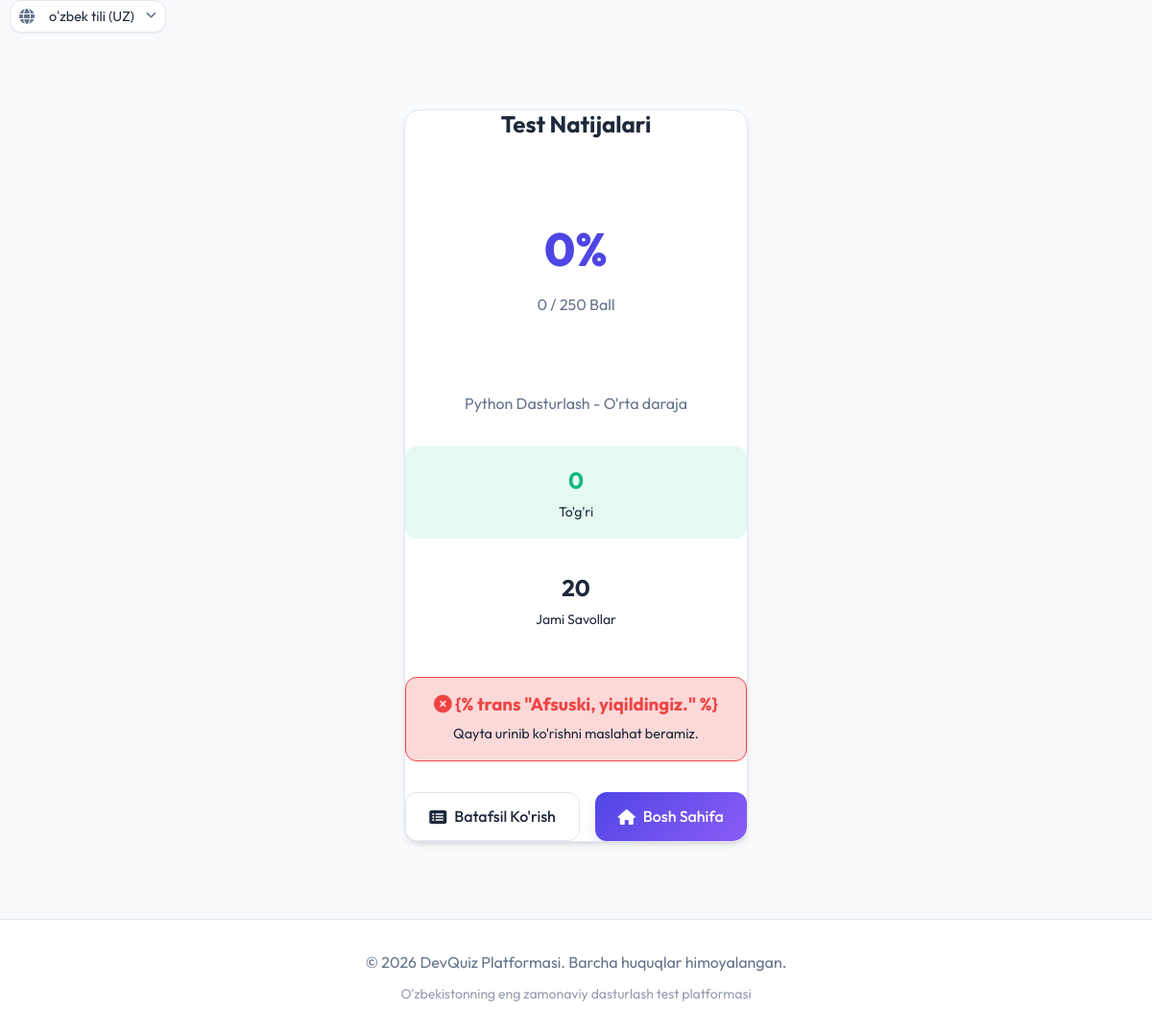
The app's page /uz/result/15/ with its own data.
### quiz/models.py (models this page shows, shortened)
class TestAttempt(models.Model):
    module = models.ForeignKey(Module, on_delete=models.CASCADE, related_name='attempts', verbose_name="Modul")
    user = models.ForeignKey(User, on_delete=models.CASCADE, related_name='attempts', verbose_name="Foydalanuvchi")
    score = models.IntegerField(default=0, verbose_name="Ball")
    total_questions = models.IntegerField(default=0, verbose_name="Jami savollar")
    correct_answers = models.IntegerField(default=0, verbose_name="To'g'ri javoblar")
    start_time = models.DateTimeField(default=timezone.now, verbose_name="Boshlangan vaqt")
    completed = models.BooleanField(default=False, verbose_name="Tugatilgan")
    completed_at = models.DateTimeField(null=True, blank=True, verbose_name="Tugatilgan vaqt")
    date_taken = models.DateTimeField(auto_now=True, verbose_name="Topshirilgan sana")
    class Meta:
        verbose_name = "Test urinishi"
        verbose_name_plural = "Test urinishlari"

class Module(models.Model):
    subject = models.ForeignKey(Subject, on_delete=models.CASCADE, related_name='modules', verbose_name="Fan")
    name = models.CharField(max_length=100, verbose_name="Modul nomi")
    description = models.TextField(blank=True, verbose_name="Tavsif")
    order = models.PositiveIntegerField(default=0, verbose_name="Tartib raqami")
    duration = models.PositiveIntegerField(default=30, help_text="Daqiqalarda kiriting", verbose_name="Davomiyligi (daqiqa)")
    class Meta:
        ordering = ['order']
        verbose_name = "Modul"
        verbose_name_plural = "Modullar"

class Subject(models.Model):
    name = models.CharField(max_length=100, verbose_name="Fan nomi")
    description = models.TextField(blank=True, verbose_name="Tavsif")
    image = models.ImageField(upload_to='subjects/', blank=True, null=True, verbose_name="Rasm")
    slug = models.SlugField(unique=True, blank=True)
    class Meta:
        verbose_name = "Fan"
        verbose_name_plural = "Fanlar"

### quiz/views.py (the view)
# urls.py: path('result/<int:attempt_id>/', views.test_result, name='test_result'),
def test_result(request, attempt_id):
    attempt = get_object_or_404(TestAttempt, pk=attempt_id)
    total_marks = attempt.module.questions.aggregate(Sum('marks'))['marks__sum'] or 0
    percentage = 0
    if total_marks > 0:
        percentage = (attempt.score / total_marks) * 100
    passed = percentage >= 60
    return render(request, 'quiz/test_result.html', {
        'attempt': attempt,
        'percentage': round(percentage, 1),
        'passed': passed,
        'total_marks': total_marks
    })

### quiz/templates/quiz/test_result.html (shortened to what this page needs)
{% extends 'quiz/base.html' %}
{% load static i18n %}
{% block content %}
<div class="animate-fade-in text-center" style="padding: 3rem 0;">
    <div class="card" style="max-width: 600px; margin: 0 auto; text-align: center;">
        <h2 style="margin-bottom: 2rem;">{% trans "Test Natijalari" %}</h2>
        <div
            style="position: relative; width: 200px; height: 200px; margin: 0 auto 2rem; display: flex; align-items: center; justify-content: center; border-radius: 50%; background: conic-gradient(var(--primary) {{ percentage|floatformat:0 }}%, rgba(255,255,255,0.1) 0);">
            <div
                style="width: 180px; height: 180px; background: var(--bg-card); border-radius: 50%; display: flex; flex-direction: column; align-items: center; justify-content: center; position: absolute;">
                <span style="font-size: 3rem; font-weight: 800; color: var(--primary);">
                    {{ percentage|floatformat:0 }}%
                </span>
                <span style="font-size: 1rem; color: var(--text-muted); margin-top: 0.5rem;">
                    {{ attempt.score }} / {{ total_marks }} {% trans "Ball" %}
                </span>
            </div>
        </div>
        <p style="color: var(--text-muted); margin-bottom: 2rem;">{{ attempt.module.subject.name }} -
            {{attempt.module.name }}</p>
        <div class="grid grid-cols-2" style="margin-bottom: 2rem; gap: 1rem;">
            <div style="background: rgba(16, 185, 129, 0.1); padding: 1rem; border-radius: var(--radius-md);">
                <span style="display: block; font-size: 1.5rem; font-weight: 700; color: var(--success);">{{attempt.correct_answers }}</span>
                <span style="font-size: 0.875rem;">{% trans "To'g'ri" %}</span>
            </div>
            <div style="background: rgba(255, 255, 255, 0.05); padding: 1rem; border-radius: var(--radius-md);">
                <span style="display: block; font-size: 1.5rem; font-weight: 700; color: var(--text-main);">{{attempt.total_questions }}</span>
                <span style="font-size: 0.875rem;">{% trans "Jami Savollar" %}</span>
            </div>
        </div>
        <div style="margin-bottom: 2rem;">
            {% if passed %}
            <div
                style="padding: 1rem; background: rgba(16, 185, 129, 0.2); border-radius: var(--radius-md); border: 1px solid var(--success);">
                <h3 style="color: var(--success); margin: 0;"><i class="fas fa-check-circle"></i> {% trans
                    "Muvaffaqiyatli o'tdingiz!" %}</h3>
            </div>
            {% else %}
            <div
                style="padding: 1rem; background: rgba(239, 68, 68, 0.2); border-radius: var(--radius-md); border: 1px solid var(--danger);">
                <h3 style="color: var(--danger); margin: 0;"><i class="fas fa-times-circle"></i> {% trans "Afsuski,
                    yiqildingiz." %}</h3>
                <p style="margin: 0.5rem 0 0; font-size: 0.9em;">{% trans "Qayta urinib ko'rishni maslahat beramiz." %}
                </p>
            </div>
            {% endif %}
        </div>
        <div class="d-flex justify-content-center gap-3">
            <a href="{% url 'quiz:test_result_detail' attempt.id %}" class="btn btn-secondary">
                <i class="fas fa-list-alt" style="margin-right: 0.5rem;"></i> {% trans "Batafsil Ko'rish" %}
            </a>
            <a href="{% url 'quiz:home' %}" class="btn btn-primary">
                <i class="fas fa-home" style="margin-right: 0.5rem;"></i> {% trans "Bosh Sahifa" %}
            </a>
        </div>
    </div>
</div>
{% endblock %}

### static/css/style.css (style rules this page uses)
:root { --primary: #4f46e5; --primary-hover: #4338ca; --secondary: #ec4899; --accent: #8b5cf6; --background: #f8fafc; --surface: #ffffff; --text-main: #1e293b; --text-muted: #64748b; --border: #e2e8f0; --success: #10b981; --warning: #f59e0b; --danger: #ef4444; --shadow-sm: 0 1px 2px 0 rgb(0 0 0 / 0.05); --shadow-md: 0 4px 6px -1px rgb(0 0 0 / 0.1), 0 2px 4px -2px rgb(0 0 0 / 0.1); --shadow-lg: 0 10px 15px -3px rgb(0 0 0 / 0.1), 0 4px 6px -4px rgb(0 0 0 / 0.1); --shadow-colored: 0 10px 15px -3px rgba(79, 70, 229, 0.2); --radius-sm: 0.375rem; --radius-md: 0.75rem; --radius-lg: 1rem; --radius-xl: 1.5rem; --bg-card: var(--surface); --font-mono: 'Courier New', Courier, monospace; }
* { margin: 0; padding: 0; box-sizing: border-box; }
body { font-family: 'Outfit', sans-serif; background-color: var(--background); color: var(--text-main); line-height: 1.6; display: flex; flex-direction: column; min-height: 100vh; }
h1, h2, h3, h4, h5, h6 { font-weight: 700; line-height: 1.2; color: var(--text-main); }
a { text-decoration: none; color: inherit; transition: all 0.2s ease; }
.text-center { text-align: center; }
.btn { display: inline-flex; align-items: center; justify-content: center; padding: 0.75rem 1.5rem; border-radius: var(--radius-md); font-weight: 500; cursor: pointer; transition: all 0.3s cubic-bezier(0.4, 0, 0.2, 1); border: none; font-size: 1rem; }
.btn-primary { background: linear-gradient(135deg, var(--primary), var(--accent)); color: white; box-shadow: var(--shadow-colored); }
.btn-secondary { background: white; color: var(--text-main); border: 1px solid var(--border); }
.d-flex { display: flex; }
.justify-content-center { justify-content: center; }
.gap-3 { gap: 1rem; }
.card { background: var(--surface); border-radius: var(--radius-lg); box-shadow: var(--shadow-md); border: 1px solid var(--border); overflow: hidden; transition: transform 0.3s ease, box-shadow 0.3s ease; }
.grid { display: grid; gap: 2rem; }
.grid-cols-2 { grid-template-columns: repeat(auto-fit, minmax(300px, 1fr)); }
.animate-fade-in { animation: fadeIn 0.6s ease-out forwards; }

### records on screen
TestAttempt: score "0", module.subject.name "Python Dasturlash", module.name "O'rta daraja", correct_answers "0", total_questions "20"

### other values on screen
{{ percentage|floatformat:0 }} "0"
{{ total_marks }} "250"
form field language "oʻzbek tili (UZ)"
